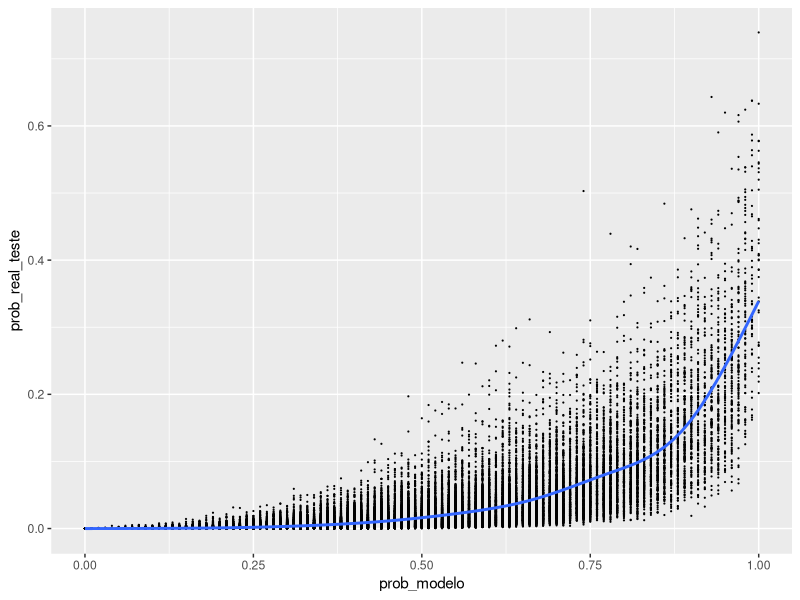

Recreate this plot in R.
## ---- chunk 1
knitr::opts_chunk$set(echo = TRUE)
## ---- chunk 2
library(magrittr)
simulate_data <- function(n){
  X <- data.frame(matrix(runif(n*10), ncol = 10))
  Y <- data.frame(Y = rbinom(n, size = 1, prob = apply(X, 1, sum) %>%
                               pnorm(mean = 8)
                             ) %>% 
                    as.factor()
                               
  ) 
  dplyr::bind_cols(X, Y)
}
## ---- chunk 3
set.seed(98123)
treino <- simulate_data(100000)
teste <- simulate_data(100000)
## ---- chunk 4
library(dplyr)
balancear <- function(df, p){
  n_resposta <- sum(df$Y == "1")
  n_n_resposta <- floor((1 - p)*n_resposta/p)
  
  bind_rows(
    df %>% filter(Y == "1"),
    df %>% filter(Y == "0") %>% sample_n(n_n_resposta)
  )
}
## ---- chunk 5
suppressPackageStartupMessages(library(randomForest))
taxas <- c(0.05, 0.1, 0.25, 0.5)
desempenhos <- plyr::laply(taxas, function(taxa){
  df <- balancear(treino, p = taxa)
  
  modelo <- randomForest(Y ~., data = df,
                       ntree = 100, 
                       mtry = floor(sqrt(10)),
                       nodesize = 100
  )
  
  pred_base <- predict(modelo, df, type = "prob")[,2]
  cortes <- plyr::laply(sort(pred_base), function(p){
    tabela <- table(pred_base > p, df$Y, useNA = "always")
    ks <- tabela[1,1]/sum(tabela[,1]) + tabela[2,2]/sum(tabela[,2]) - 1
    ks
  })
  corte <- max((sort(pred_base)[cortes == max(cortes)]))
  
  pred_teste <- predict(modelo, teste, type = "prob")[,2] > corte
  tabela <- table(pred_teste, teste$Y, useNA = "always")
  tabela[1,1]/sum(tabela[,1]) + tabela[2,2]/sum(tabela[,2]) - 1
})
names(desempenhos) <- taxas
desempenhos
## ---- chunk 6
treino_bal <- balancear(treino, 0.5)
modelo <- randomForest(Y ~., data = treino_bal,
                       ntree = 100, 
                       mtry = floor(sqrt(10)),
                       nodesize = 100
  )
prob_real_teste <- apply(teste[,1:10], 1, sum) %>% pnorm(8)
prob_modelo <- predict(modelo, teste, type = "prob")[,2]
library(ggplot2)
data.frame(prob_real_teste, prob_modelo) %>%
  ggplot(aes(x = prob_modelo, y = prob_real_teste)) + 
  geom_point(size = 0.1) +
  stat_smooth()
